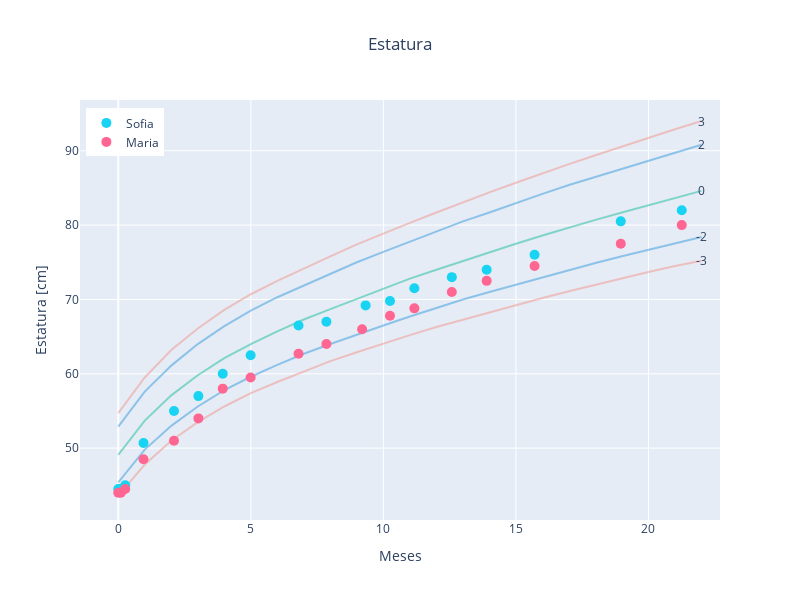

The notebook cell saved with this chart:
### Code cell
plot_df(source['lfa_birth_z'], description = 'Estatura', months_to_plot=months_to_plot)

### Figure 1 — Plotly figure (JSON) as saved in the notebook; plotly's stock layout.template omitted (floating-point values rounded to 4 significant figures)
{"data": [{"line": {"color": "rgba(241, 148, 138, 0.5)"}, "mode": "lines", "name": "-3", "showlegend": false, "type": "scatter", "x": [0, 1, 2, 3, 4, 5, 6, 7, 8, 9, 10, 11, 12, 13, 14, 15, 16, 17, 18, 19, 20, 21, 22, 23, 24], "y": [43.6, 47.8, 51, 53.5, 55.6, 57.4, 58.9, 60.3, 61.7, 62.9, 64.1, 65.2, 66.3, 67.3, 68.3, 69.3, 70.2, 71.1, 72, 72.8, 73.7, 74.5, 75.2]}, {"line": {"color": "rgba(241, 148, 138, 0.5)"}, "mode": "lines", "name": "3", "showlegend": false, "type": "scatter", "x": [0, 1, 2, 3, 4, 5, 6, 7, 8, 9, 10, 11, 12, 13, 14, 15, 16, 17, 18, 19, 20, 21, 22, 23, 24], "y": [54.7, 59.5, 63.2, 66.1, 68.6, 70.7, 72.5, 74.2, 75.8, 77.4, 78.9, 80.3, 81.7, 83.1, 84.4, 85.7, 87, 88.2, 89.4, 90.6, 91.7, 92.9, 94]}, {"line": {"color": "rgba(52, 152, 219, 0.5)"}, "mode": "lines", "name": "-2", "showlegend": false, "type": "scatter", "x": [0, 1, 2, 3, 4, 5, 6, 7, 8, 9, 10, 11, 12, 13, 14, 15, 16, 17, 18, 19, 20, 21, 22, 23, 24], "y": [45.4, 49.8, 53, 55.6, 57.8, 59.6, 61.2, 62.7, 64, 65.3, 66.5, 67.7, 68.9, 70, 71, 72, 73, 74, 74.9, 75.8, 76.7, 77.5, 78.4]}, {"line": {"color": "rgba(52, 152, 219, 0.5)"}, "mode": "lines", "name": "2", "showlegend": false, "type": "scatter", "x": [0, 1, 2, 3, 4, 5, 6, 7, 8, 9, 10, 11, 12, 13, 14, 15, 16, 17, 18, 19, 20, 21, 22, 23, 24], "y": [52.9, 57.6, 61.1, 64, 66.4, 68.5, 70.3, 71.9, 73.5, 75, 76.4, 77.8, 79.2, 80.5, 81.7, 83, 84.2, 85.4, 86.5, 87.6, 88.7, 89.8, 90.8]}, {"line": {"color": "rgba(26, 188, 156, 0.5)"}, "mode": "lines", "name": "0", "showlegend": false, "type": "scatter", "x": [0, 1, 2, 3, 4, 5, 6, 7, 8, 9, 10, 11, 12, 13, 14, 15, 16, 17, 18, 19, 20, 21, 22, 23, 24], "y": [49.1, 53.7, 57.1, 59.8, 62.1, 64, 65.7, 67.3, 68.7, 70.1, 71.5, 72.8, 74, 75.2, 76.4, 77.5, 78.6, 79.7, 80.7, 81.7, 82.7, 83.7, 84.6]}, {"marker": {"size": 10}, "mode": "markers", "name": "Sofia", "type": "scatter", "x": [21.25, 18.96, 15.7, 13.9, 12.58, 11.17, 10.25, 9.33, 7.852, 6.8, 4.993, 3.942, 3.022, 2.102, 0.9527, 0.2628, 0.09855, 0], "y": [82, 80.5, 76, 74, 73, 71.5, 69.8, 69.2, 67, 66.5, 62.5, 60, 57, 55, 50.7, 45, 44.5, 44.5]}, {"marker": {"size": 10}, "mode": "markers", "name": "Maria", "type": "scatter", "x": [21.25, 18.96, 15.7, 13.9, 12.58, 11.17, 10.25, 9.198, 7.852, 6.8, 4.993, 3.942, 3.022, 2.102, 0.9527, 0.2628, 0.09855, 0], "y": [80, 77.5, 74.5, 72.5, 71, 68.8, 67.8, 66, 64, 62.7, 59.5, 58, 54, 51, 48.5, 44.5, 44, 44]}], "layout": {"annotations": [{"showarrow": false, "text": "-3", "x": 22, "y": 75.2}, {"showarrow": false, "text": "3", "x": 22, "y": 94}, {"showarrow": false, "text": "-2", "x": 22, "y": 78.4}, {"showarrow": false, "text": "2", "x": 22, "y": 90.8}, {"showarrow": false, "text": "0", "x": 22, "y": 84.6}], "autosize": false, "height": 600, "legend": {"x": 0.01, "xanchor": "left", "y": 0.98, "yanchor": "top"}, "title": {"text": "Estatura", "x": 0.5}, "width": 800, "xaxis": {"autorange": true, "range": [-1.443, 22.7], "title": {"text": "Meses"}, "type": "linear"}, "yaxis": {"autorange": true, "range": [40.33, 96.82], "title": {"text": "Estatura [cm]"}, "type": "linear"}}}
